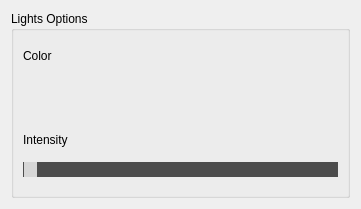
<?xml version="1.0" encoding="UTF-8"?>
<ui version="4.0">
 <class>LightLayerWidget</class>
 <widget class="QWidget" name="LightLayerWidget">
  <property name="geometry">
   <rect>
    <x>0</x>
    <y>0</y>
    <width>361</width>
    <height>209</height>
   </rect>
  </property>
  <property name="sizePolicy">
   <sizepolicy hsizetype="Fixed" vsizetype="Preferred">
    <horstretch>0</horstretch>
    <verstretch>0</verstretch>
   </sizepolicy>
  </property>
  <property name="minimumSize">
   <size>
    <width>361</width>
    <height>0</height>
   </size>
  </property>
  <property name="maximumSize">
   <size>
    <width>361</width>
    <height>16777215</height>
   </size>
  </property>
  <property name="windowTitle">
   <string>Form</string>
  </property>
  <layout class="QHBoxLayout" name="horizontalLayout">
   <item>
    <widget class="QGroupBox" name="groupBox">
     <property name="title">
      <string>Lights Options</string>
     </property>
     <layout class="QGridLayout" name="gridLayout">
      <property name="leftMargin">
       <number>0</number>
      </property>
      <property name="topMargin">
       <number>0</number>
      </property>
      <property name="rightMargin">
       <number>0</number>
      </property>
      <property name="bottomMargin">
       <number>0</number>
      </property>
      <property name="horizontalSpacing">
       <number>0</number>
      </property>
      <item row="0" column="0">
       <widget class="QWidget" name="widget" native="true">
        <layout class="QVBoxLayout" name="verticalLayout">
         <item>
          <widget class="QLabel" name="label">
           <property name="sizePolicy">
            <sizepolicy hsizetype="Preferred" vsizetype="Fixed">
             <horstretch>0</horstretch>
             <verstretch>0</verstretch>
            </sizepolicy>
           </property>
           <property name="minimumSize">
            <size>
             <width>0</width>
             <height>20</height>
            </size>
           </property>
           <property name="maximumSize">
            <size>
             <width>16777215</width>
             <height>20</height>
            </size>
           </property>
           <property name="text">
            <string>Color</string>
           </property>
          </widget>
         </item>
         <item>
          <widget class="ColorPickerWidget" name="colorWidget" native="true">
           <property name="sizePolicy">
            <sizepolicy hsizetype="Preferred" vsizetype="Fixed">
             <horstretch>0</horstretch>
             <verstretch>0</verstretch>
            </sizepolicy>
           </property>
           <property name="minimumSize">
            <size>
             <width>0</width>
             <height>40</height>
            </size>
           </property>
           <property name="maximumSize">
            <size>
             <width>16777215</width>
             <height>40</height>
            </size>
           </property>
           <property name="cursor">
            <cursorShape>PointingHandCursor</cursorShape>
           </property>
          </widget>
         </item>
         <item>
          <widget class="QLabel" name="label_2">
           <property name="sizePolicy">
            <sizepolicy hsizetype="Preferred" vsizetype="Fixed">
             <horstretch>0</horstretch>
             <verstretch>0</verstretch>
            </sizepolicy>
           </property>
           <property name="minimumSize">
            <size>
             <width>0</width>
             <height>20</height>
            </size>
           </property>
           <property name="maximumSize">
            <size>
             <width>16777215</width>
             <height>20</height>
            </size>
           </property>
           <property name="text">
            <string>Intensity</string>
           </property>
          </widget>
         </item>
         <item>
          <widget class="QSlider" name="intensity">
           <property name="styleSheet">
            <string notr="true">
QSlider::groove:horizontal {
border: 1px solid #999999;
height: 18px;
}

QSlider::handle:horizontal {
width: 13px;
 /*background-image: url(:/slider-knob.png);*/
background: rgb(214, 214, 214);

}

QSlider::add-page:qlineargradient {
background: #4c4c4c;
border: 1px solid #4d4d4d;

}

QSlider::sub-page:qlineargradient{
background: #429ff9;
border: 1px solid #4d4d4d;
}

QSlider::handle:horizontal:hover {
width: 13px;
 /*background-image: url(:/slider-knob.png);*/
	background-color: rgb(30, 144, 255);
}
</string>
           </property>
           <property name="maximum">
            <number>100</number>
           </property>
           <property name="orientation">
            <enum>Qt::Horizontal</enum>
           </property>
          </widget>
         </item>
        </layout>
       </widget>
      </item>
     </layout>
    </widget>
   </item>
  </layout>
 </widget>
 <customwidgets>
  <customwidget>
   <class>ColorPickerWidget</class>
   <extends>QWidget</extends>
   <header>src/widgets/colorpickerwidget.h</header>
   <container>1</container>
  </customwidget>
 </customwidgets>
 <resources/>
 <connections/>
</ui>
